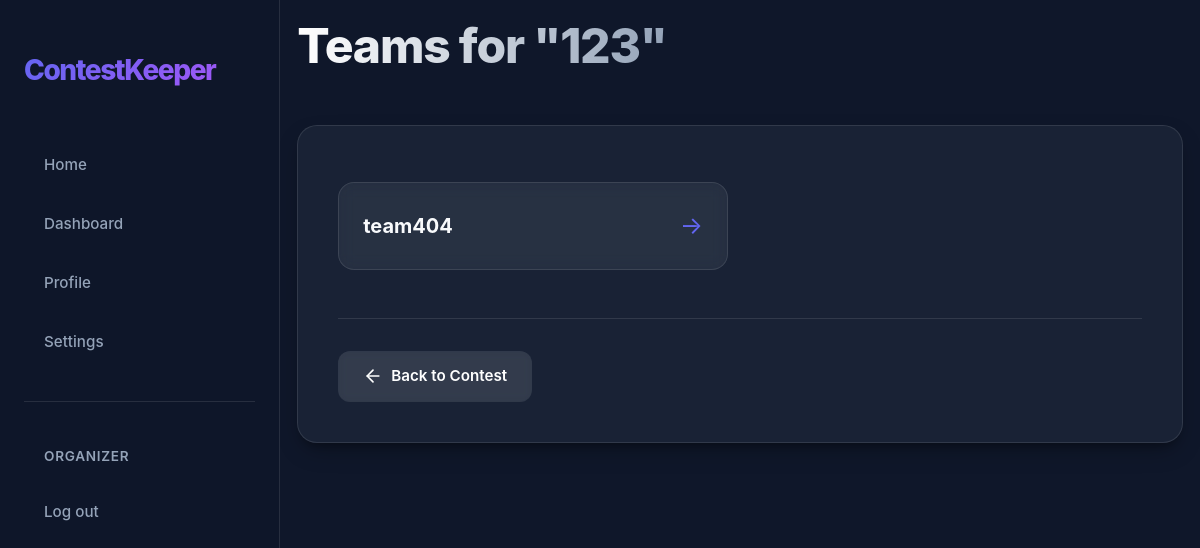
Screenshot of /contests/4/teams/ (signed in) with the database file from the repository.
### app/models.py (models this page shows, shortened)
class User(AbstractUser):
    first_name = None
    last_name = None
    class Role(models.TextChoices):
        ORGANIZER = "ORGANIZER", "Organizer"
        JURY = "JURY", "Jury"
        PARTICIPANT = "PARTICIPANT", "Participant"
    username = models.CharField(max_length=20, unique=True)
    bio = models.CharField(max_length=200, blank=True)
    role = models.CharField(choices=Role.choices, default=Role.PARTICIPANT)

class Contest(models.Model):
    class Status(models.TextChoices):
        DRAFT = "DRAFT", "Draft"
        REGISTRATION = "REGISTRATION", "Registration"
        RUNNING = "RUNNING", "Running"
        FINISHED = "FINISHED", "Finished"
    name = models.CharField(max_length=20)
    description = models.TextField(max_length=200)
    start_date = models.DateTimeField()
    end_date = models.DateTimeField()
    organizer = models.ForeignKey(User, on_delete=models.CASCADE, related_name="organized_contests", null=True, blank=True)
    status = models.CharField(choices=Status.choices, default=Status.DRAFT)
    is_draft = models.BooleanField(default=True)
    jurys = models.ManyToManyField(User, related_name="judged_contests", blank=True)
    participants = models.ManyToManyField(User, related_name="participated_contests", blank=True)
    teams = models.ManyToManyField(Team, related_name="teams_in_contests", blank=True)

class Team(models.Model):
    class Status(models.TextChoices):
        DRAFT = "DRAFT", "Draft"
        ACTIVE = "ACTIVE", "Active"
    name = models.CharField(max_length=20)
    description = models.TextField(max_length=200, blank=True)
    status = models.CharField(choices=Status.choices, default=Status.DRAFT)
    participants = models.ManyToManyField(User, related_name="participated_teams")

### app/views.py (the view)
# urls.py: path("<int:pk>/teams/",                     views.ViewTeamsView.as_view(),     name="contest_teams"),
class ViewTeamsView(RedirectToRegisterMixin, ListView):
    template_name = "app/teams.html"
    context_object_name = "teams"
    def get_queryset(self):
        self.contest = get_object_or_404(Contest, pk=self.kwargs["pk"])
        return self.contest.teams.all()
    def get_context_data(self, **kwargs):
        return super().get_context_data(contest=self.contest, **kwargs)

### app/templates/app/teams.html (shortened to what this page needs)
{% load static %}
<!DOCTYPE html>
<html lang="en">
<head>
    <link rel="stylesheet" href="{% static 'css/common.css' %}">
    <link rel="stylesheet" href="{% static 'css/team.css' %}">
</head>
<body>
    {% include "app/nav.html" %}
    <main class="dashboard-container">
        <header class="dashboard-header">
            <h1 id="h1" class="animate-fade-in">Teams for "{{ contest.name }}"</h1>
        </header>
        <div class="glass-panel animate-fade-in delay-1">
            {% if teams %}
            <ul class="teams-list">
                {% for team in teams %}
                <li>
                    <a href="{% url 'team_detail' pk=contest.pk ck=team.pk %}" class="team-card-link">
                        <div class="team-card">
                            <span class="team-name">{{ team.name }}</span>
                            <span class="team-arrow">→</span>
                        </div>
                    </a>
                </li>
                {% endfor %}
            </ul>
            {% else %}
            <div class="empty-state">
                <p>No teams registered for this contest yet.</p>
            </div>
            {% endif %}
            <div class="actions-footer">
                <a href="{% url 'contest_detail' pk=contest.pk %}" class="btn btn-secondary">
                    <svg width="20" height="20" viewBox="0 0 24 24" fill="none" stroke="currentColor" stroke-width="2"
                        stroke-linecap="round" stroke-linejoin="round">
                        <line x1="19" y1="12" x2="5" y2="12"></line>
                        <polyline points="12 19 5 12 12 5"></polyline>
                    </svg>
                    Back to Contest
                </a>
            </div>
        </div>
    </main>
</body>
</html>

### app/templates/app/nav.html (shortened to what this page needs)
{% load static %}
<nav id="nav">
    <div class="nav-container">
        <a href="{% url 'home' %}" class="nav-logo">ContestKeeper</a>
        <div class="nav-links">
            <button data-url="{% url 'home' %}" class="nav-link" id="homeBtn">Home</button>
            <button data-url="{% url 'dashboard' %}" class="nav-link" id="dashboardBtn">Dashboard</button>
            <button data-url="{% url 'profile' %}" class="nav-link" id="profileBtn">Profile</button>
            <button data-url="{% url 'settings' %}" class="nav-link" id="settingsBtn">Settings</button>
            <hr class="nav-auth-divider">
            {% if user.is_authenticated %}
            <span class="nav-user">{{ user.username }}</span>
            <form method="post" action="{% url 'logout' %}" class="nav-logout-form">
                <button type="submit" class="nav-link">Log out</button>
            </form>
            {% else %}
            <a href="{% url 'register' %}" class="nav-link">Register</a>
            <a href="{% url 'login' %}" class="nav-link">Log in</a>
            {% endif %}
        </div>
    </div>
</nav>
<link rel="stylesheet" href="{% static 'css/nav.css' %}">

### app/static/css/common.css (style rules this page uses)
:root { --primary: #6366f1; --primary-hover: #4f46e5; --secondary: #a855f7; --bg-dark: #0f172a; --bg-card: rgba(30, 41, 59, 0.7); --text-main: #f8fafc; --text-muted: #94a3b8; --border: rgba(255, 255, 255, 0.1); --glass: rgba(255, 255, 255, 0.05); --glass-hover: rgba(255, 255, 255, 0.1); --shadow-lg: 0 10px 25px -5px rgba(0, 0, 0, 0.3), 0 8px 10px -6px rgba(0, 0, 0, 0.3); }
* { margin: 0; box-sizing: border-box; }
body { background-color: var(--bg-dark); color: var(--text-main); font-family: 'Inter', -apple-system, BlinkMacSystemFont, "Segoe UI", Roboto, Helvetica, Arial, sans-serif; line-height: 1.6; min-height: 100vh; }
.dashboard-container { width: 98%; margin: 0 auto; padding: 0.5rem; }
h1, h2, h3 { color: var(--text-main); letter-spacing: -0.025em; }
#h1 { font-size: 3rem; font-weight: 800; background: linear-gradient(to right, #fff, #94a3b8); -webkit-background-clip: text; background-clip: text; -webkit-text-fill-color: transparent; margin-bottom: -0.5rem; }
.glass-panel, .contest-card { display: flex; background: var(--bg-card); backdrop-filter: blur(12px); -webkit-backdrop-filter: blur(12px); border: 1px solid var(--border); border-radius: 1.25rem; transition: all 0.4s cubic-bezier(0.4, 0, 0.2, 1); box-shadow: var(--shadow-lg); min-height: 30vh; min-width: 320px; padding: 2.5rem; flex-direction: column; }
.btn { display: inline-flex; align-items: center; justify-content: center; padding: 0.75rem 1.5rem; border-radius: 0.75rem; font-weight: 600; font-size: 0.95rem; font-family: inherit; text-decoration: none; transition: all 0.2s ease; cursor: pointer; border: 1px solid transparent; gap: 0.5rem; }
.btn-secondary { background: rgba(255, 255, 255, 0.1); color: white; backdrop-filter: blur(4px); }
.dashboard-header { display: flex; justify-content: space-between; align-items: center; margin-bottom: 3rem; }

### app/static/css/team.css (style rules this page uses)
.teams-list { list-style: none; padding: 0; display: grid; grid-template-columns: repeat(auto-fill, minmax(280px, 1fr)); gap: 1.5rem; margin-top: 1rem; }
.team-card-link { display: block; text-decoration: none; color: inherit; transition: transform 0.3s ease; }
.team-card { background: var(--glass); border: 1px solid var(--border); border-radius: 1rem; padding: 1.5rem; display: flex; justify-content: space-between; align-items: center; backdrop-filter: blur(8px); -webkit-backdrop-filter: blur(8px); transition: all 0.3s cubic-bezier(0.4, 0, 0.2, 1); }
.team-name { font-size: 1.25rem; font-weight: 700; color: var(--text-main); }
.team-arrow { color: var(--primary); font-size: 1.5rem; transition: transform 0.3s ease; }
.actions-footer { margin-top: 3rem; padding-top: 2rem; border-top: 1px solid var(--border); }
.animate-fade-in { animation: fadeInUp 0.5s ease forwards; }
.delay-1 { animation-delay: 0.1s; }

### app/static/css/nav.css (style rules this page uses)
body { padding-left: 280px; }
#nav { background: rgba(15, 23, 42, 0.95); backdrop-filter: blur(20px); -webkit-backdrop-filter: blur(20px); color: white; padding: 0; margin: 0; width: 280px; height: 100vh; position: fixed; top: 0; left: 0; border-right: 1px solid var(--border); z-index: 1000; overflow-y: auto; }
.nav-container { display: flex; flex-direction: column; padding: 3rem 1.5rem; height: 100%; }
.nav-logo { font-size: 1.75rem; font-weight: 800; color: white; text-decoration: none; margin-bottom: 3rem; background: linear-gradient(135deg, var(--primary) 0%, var(--secondary) 100%); -webkit-background-clip: text; background-clip: text; -webkit-text-fill-color: transparent; letter-spacing: -0.05em; }
.nav-links { display: flex; flex-direction: column; gap: 0.75rem; }
.nav-link { color: var(--text-muted); text-decoration: none; padding: 0.875rem 1.25rem; border-radius: 0.75rem; transition: all 0.2s ease; font-size: 0.95rem; font-weight: 500; display: flex; align-items: center; text-align: left; background: transparent; border: none; cursor: pointer; width: 100%; font-family: inherit; }
.nav-auth-divider { margin: 1.5rem 0; border: none; border-top: 1px solid var(--border); }
.nav-user { padding: 0.5rem 1.25rem; font-size: 0.85rem; font-weight: 600; color: var(--text-muted); text-transform: uppercase; letter-spacing: 0.05em; }
.nav-logout-form { display: block; margin-top: auto; }

### rows the page displays
User: username "ORGANIZER"
Contest: name "123"
Team: name "team404"
